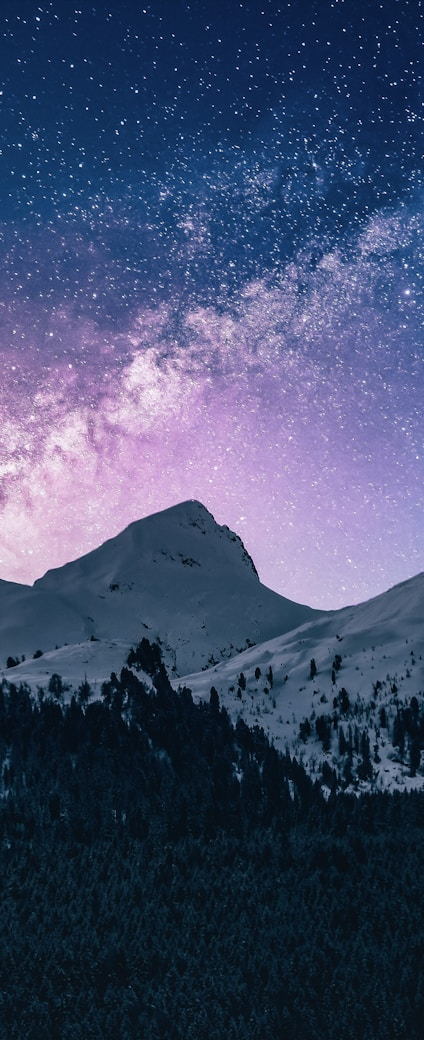
#> input picture board/source/velaclaw-aiot/assets/watchfaces/alpine_night_source.jpg, 424 x 1040 px
$ python fade-watchface-background.py --input ../assets/watchfaces/alpine_night_source.jpg --output out.png
#> lines starting #> are read from the running program, lines starting #| are printed output that depends on the picture
import argparse
from pathlib import Path

from PIL import Image


def smoothstep(value):
    return value * value * (3.0 - 2.0 * value)


def main():
    parser = argparse.ArgumentParser(description='让表盘背景底部平滑过渡到系统黑色手势栏')
    parser.add_argument('--input', required=True)
    parser.add_argument('--output', required=True)
    parser.add_argument('--start', type=float, default=0.72)
    args = parser.parse_args()

    source = Image.open(args.input).convert('RGB')
#> source is the input picture: PIL image 424x1040 RGB; mean R, G, B 63.6, 74.4, 106
    width, height = source.size
#> width = 424; height = 1040
    start_y = max(0, min(height - 1, round(height * args.start)))
#> start_y = 749
    mask = Image.new('L', (width, height), 0)
#> mask: PIL image 424x1040 L; every value is 0
    pixels = mask.load()
    fade_height = max(1, height - start_y)
#> fade_height = 291
    for y in range(start_y, height):
        progress = (y - start_y) / fade_height
        opacity = round(smoothstep(progress) * 255)
        for x in range(width):
            pixels[x, y] = opacity

    faded = Image.composite(Image.new('RGB', source.size, '#000000'), source, mask)
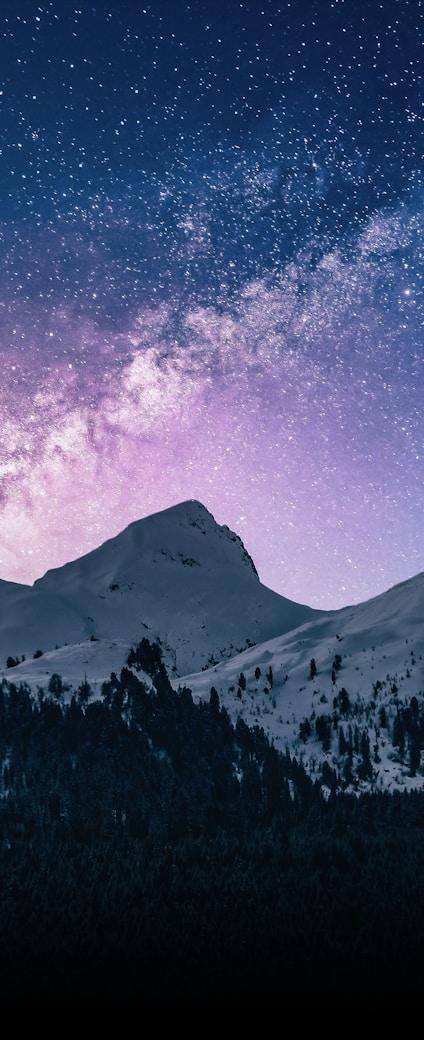
#> faded: PIL image 424x1040 RGB; mean R, G, B 62.2, 70.9, 101
    output = Path(args.output)
    output.parent.mkdir(parents=True, exist_ok=True)
    faded.save(output, 'JPEG', quality=88, optimize=True, progressive=True)
    print(f'已生成 {output}：{width}x{height}，从 {start_y}px 开始渐隐')
#| 已生成 out.png：424x1040，从 749px 开始渐隐


if __name__ == '__main__':
    main()
